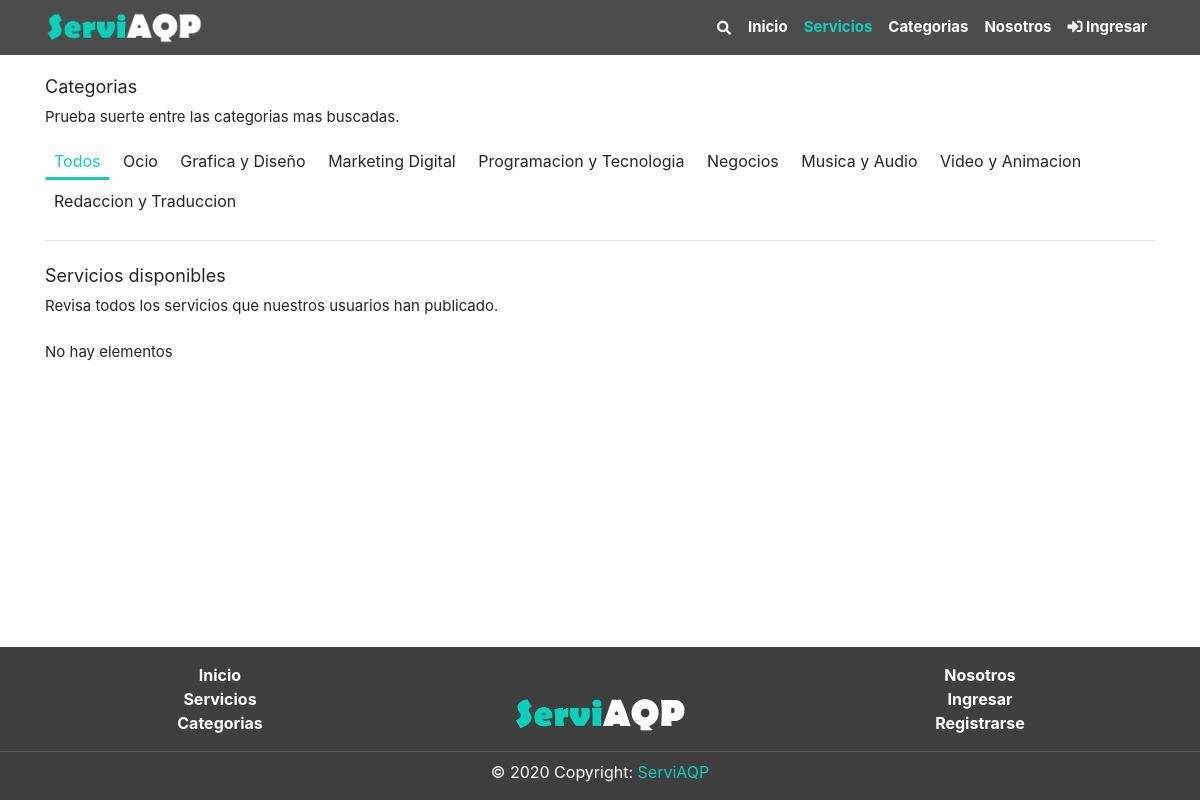
The app's page /servicios/index.php with its own data.
### tables this page shows
CREATE TABLE `categoria` (
  `CatId` int(11) NOT NULL,
  `CatNom` varchar(60) NOT NULL,
  `CatDes` text NOT NULL,
  `CatEstReg` int(1) NOT NULL DEFAULT 1,
  `CatFecCre` timestamp NOT NULL DEFAULT current_timestamp() ON UPDATE current_timestamp()
);

### servicios/index.php (the view, shortened to what this page needs)
<?php
include("../includes/header.php");
?>
<div class="section pt-3 ">
	<div class="container">
		<div>
			<h5>Categorias</h5>
			<p>Prueba suerte entre las categorias mas buscadas.</p>
		</div>
		<div>
			<a class="btn btn-sm mb-1 boton_menu bm_select filc" onclick="filtrarC(-1)" id="filc-1">Todos</a>
			<?php
			$queryC = "SELECT * FROM categoria where CatEstReg = 1";
			$resultProduct = mysqli_query($conn, $queryC);
			while ($rowC = mysqli_fetch_array($resultProduct)) {
			?>
				<a class="btn btn-sm mb-1 boton_menu filc" id="filc<?= $rowC['CatId'] ?>" onclick="filtrarC(<?= $rowC['CatId'] ?>)"><?= $rowC['CatNom'] ?></a>
			<?php
			}
			?>
		</div>
		<hr class="mt-3">
		<div class="row">
			<div class="col">
				<div class="mt-2 mb-2">
					<div class="row">
						<div class="col ">
							<h5>Servicios disponibles</h5>
							<p>Revisa todos los servicios que nuestros usuarios han publicado.</p>
						</div>
					</div>
				</div>
				<div id="ServicioCard">
					<?php
					include("recargables/ServiciosCard.php");
					?>
				</div>
			</div>
		</div>
	</div>
</div>
<?php
include("../includes/footer.php")
?>

### frontend/css/style.css (style rules this page uses)
:root { --color-principal: #11cdbb; --fondo-principal: white; --color-principal-hover: rgb(24, 170, 155); --color-principal-disa: #32dbca; --color-footer: rgb(63, 63, 63); --color-font: rgb(37, 37, 37); }
* { margin: 0; padding: 0; -webkit-box-sizing: border-box; -moz-box-sizing: border-box; box-sizing: border-box; }
html { position: relative; min-height: 100%; background-color: var(--fondo-principal); }
body { margin-bottom: 190px; background-color: var(--fondo-principal); color: var(--color-font); }
div.section { background-color: var(--fondo-principal); margin-top: 60px; }
p { font-size: 15px; }
h5 { font-size: 18px; font-weight: normal; }
a { color: var(--color-principal); }
.boton_menu { color: var(--color-font); font-size: 16px; font-weight: normal; border-radius: 0px; transition: 0.5s; border-bottom: 3px solid var(--fondo-principal); }
.bm_select { color: var(--color-principal) !important; border-bottom: 3px solid var(--color-principal); }

### records on screen
categoria: CatNom "Ocio"
categoria: CatNom "Grafica y Diseño"
categoria: CatNom "Marketing Digital"
categoria: CatNom "Programacion y Tecnologia"
categoria: CatNom "Negocios"
categoria: CatNom "Musica y Audio"
categoria: CatNom "Video y Animacion"
categoria: CatNom "Redaccion y Traduccion"
